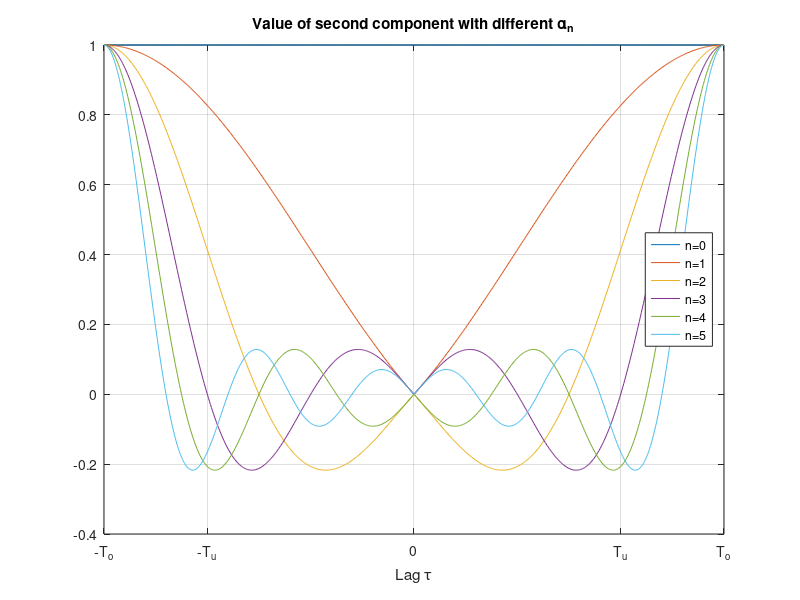
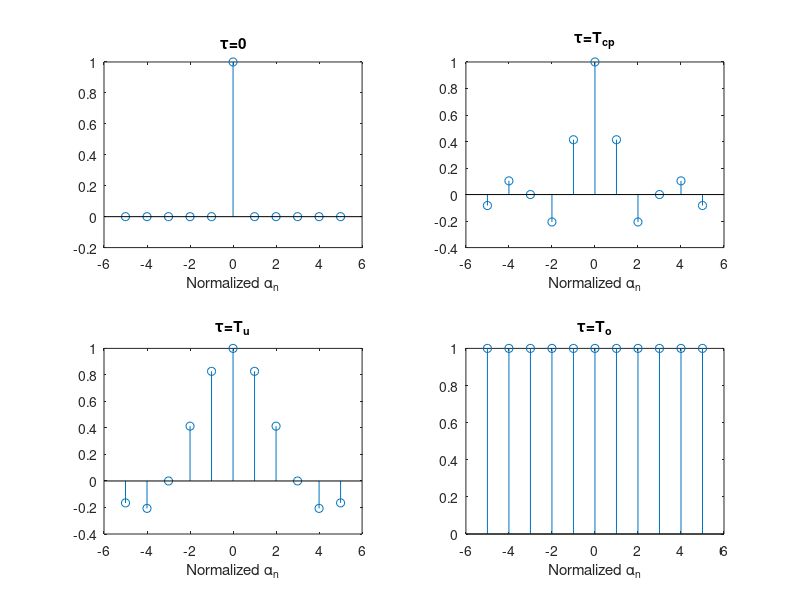
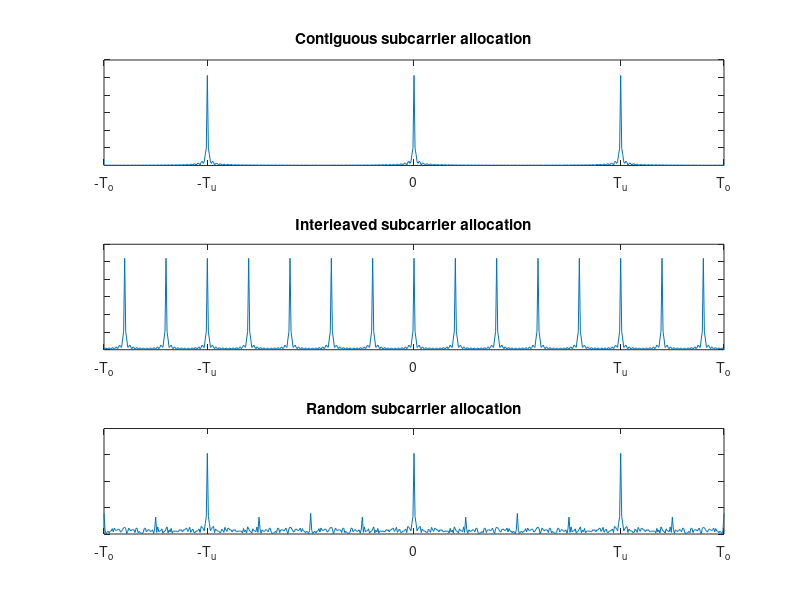

Write the MATLAB code that produced these figures, in order.
pkg load signal;

close all;
clear all;
Tu = 20;
Tcp = Tu/2;
T0 = Tu+Tcp;
al_base = 1/T0;
al_idx = [-5:5];
t_factor=0.1;
t_idx = [-T0:t_factor:T0];
alpha = al_base*al_idx;

for loop1 = 1:length(alpha)
  for loop2 = 1:length(t_idx)
    snc(loop1, loop2) = sinc(alpha(loop1)*(T0-abs(t_idx(loop2))));
  end
end
%figure (); mesh (t_idx, al_idx, snc);
figure (); plot (t_idx,snc(6,:));
hold on;
plot (t_idx,snc(5,:));
plot (t_idx,snc(4,:));
plot (t_idx,snc(3,:));
plot (t_idx,snc(2,:));
plot (t_idx,snc(1,:));
xlabel ('Lag \tau');
title ('Value of second component with different \alpha_n')
legend('n=0', 'n=1', 'n=2', 'n=3', 'n=4', 'n=5', "location", 'east')
grid on;
set (gca, 'xtick', [-T0,-Tu,0,Tu,T0])
set (gca, 'xticklabel', {'-T_o', '-T_u', '0', 'T_u', 'T_o'})

figure (); 
subplot (2, 2, 1)
stem(al_idx,snc(:,1+T0/t_factor));
xlabel ('Normalized \alpha_n');
title ('\tau=0')
subplot (2, 2, 2)
stem(al_idx,snc(:,1+(T0-Tcp)/t_factor));
xlabel ('Normalized \alpha_n');
title ('\tau=T_{cp}')

subplot (2, 2, 3)
stem(al_idx,snc(:,1+(T0-Tu)/t_factor));
xlabel ('Normalized \alpha_n');
title ('\tau=T_u')
subplot (2, 2, 4)
stem(al_idx,snc(:,1+0/t_factor));
xlabel ('Normalized \alpha_n');
title ('\tau=T_o')
%title ('Value of second component with different lag \tau')

%close all;
fsc = 1/Tu;
nsc = 256;
sc_idx = fsc*(1:nsc);
q = 5; %interleaving factor
sc(1,:) = ones(1,nsc);
tsc = zeros(1,nsc);
tsc(1:q:end) = 1;
sc(2,:) = tsc;
tsc = randi(2,1,nsc)-1;
tsc(1:4:end) = 1;
sc(3,:) = tsc;

for loop1 = 1:3
  for loop2 = 1:length(t_idx)
    lag = t_idx(loop2);
    dsc = exp(1j*2*pi*lag*sc_idx);
    caf1(loop1,loop2) = abs(sum(dsc.*sc(loop1,:)));
  end
end
figure (); 
subplot (3, 1, 1)
plot(t_idx,caf1(1,:))
title ('Contiguous subcarrier allocation')
axis ("tic", "labelx");
set (gca, 'xtick', [-T0,-Tu,0,Tu,T0])
set (gca, 'xticklabel', {'-T_o', '-T_u', '0', 'T_u', 'T_o'})


subplot (3, 1, 2)
plot(t_idx,caf1(2,:))
title ('Interleaved subcarrier allocation')
axis ("tic", "labelx");
set (gca, 'xtick', [-T0,-Tu,0,Tu,T0])
set (gca, 'xticklabel', {'-T_o', '-T_u', '0', 'T_u', 'T_o'})


subplot (3, 1, 3)
plot(t_idx,caf1(3,:))
title ('Random subcarrier allocation')
axis ("tic", "labelx");
set (gca, 'xtick', [-T0,-Tu,0,Tu,T0])
set (gca, 'xticklabel', {'-T_o', '-T_u', '0', 'T_u', 'T_o'})